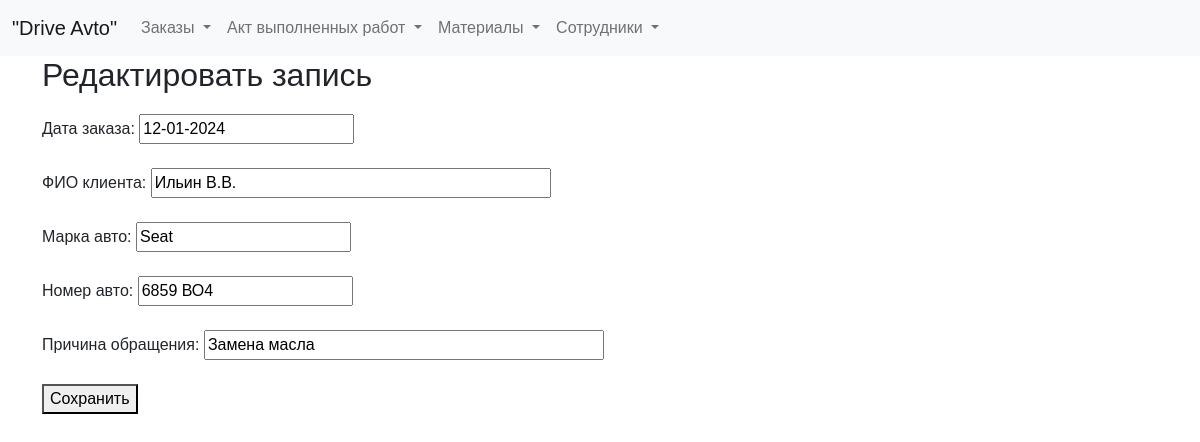
Screenshot of /edit_entry/3 with the database file from the repository.
### tables this page shows
CREATE TABLE log (
id integer PRIMARY KEY AUTOINCREMENT,
data_order text NOT NULL,
name_customer text NOT NULL,
brand_car text NOT NULL,
number_car text NOT NULL,
text_order text NOT NULL
);

### fcompany.py (the view)
@app.route('/edit_entry/<int:entry_id>', methods=['GET'])
def edit_entry(entry_id):
    entry_data = dbase.get_entry(entry_id)
    return render_template('edit_entry.html', title="Редактировать", entry_data=entry_data)

### FDataBase.py (called while the page is built)
    def get_entry(self, entry_id):
        sql = '''SELECT * FROM log WHERE id = ?'''
        try:
            self.__cur.execute(sql, (entry_id,))
            res = self.__cur.fetchone()
            if res:
                return dict(res)
        except Exception as e:
            print("Ошибка при получении записи из БД:", str(e))
        return None

### fcompany.py (called while the page is built)
def connect_db():  # общая функция для установления соединения с БД
    conn = sqlite3.connect(app.config['DATABASE'])
    conn.row_factory = sqlite3.Row  # записи будут представлены не в виде кортежей, а в виде словаря (для исп в шаблонах)
    return conn

def get_db():
    if not hasattr(g, 'link_db'):
        g.link_db = connect_db()
    return g.link_db

@app.before_request
def before_request():
    global dbase
    db = get_db()
    dbase = FDataBase(db)

### templates/edit_entry.html (shortened to what this page needs)
{% extends 'base.html' %}
{% block content %}
<h2>Редактировать запись</h2>
<form action="/save_entry/{{ entry_data.id }}" method="post" class="form-contact">
    <label for="data_order">Дата заказа:</label>
    <input type="text" id="data_order" name="data_order" value="{{ entry_data.data_order }}" class="form-contact" required ><br><br>
    <label for="name_customer">ФИО клиента:</label>
    <input type="text" id="name_customer" name="name_customer" value="{{ entry_data.name_customer }}" class="form-contact" style="width: 400px;" required ><br><br>
    <label for="brand_car">Марка авто:</label>
    <input type="text" id="brand_car" name="brand_car" value="{{ entry_data.brand_car }}" class="form-contact" required ><br><br>
    <label for="number_car">Номер авто:</label>
    <input type="text" id="number_car" name="number_car" value="{{ entry_data.number_car }}" class="form-contact" required ><br><br>
    <label for="text_order">Причина обращения:</label>
    <input type="text" id="text_order" name="text_order" value="{{ entry_data.text_order }}" class="form-contact" style="width: 400px;" required ><br><br>
    <button type="submit">Сохранить</button>
</form>
{% endblock %}

### static/css/styles.css (style rules this page uses)
html, body { font-family: 'Arial'; margin: 0; padding: 0; height: 100%; width: 100%; }
.form-contact label { display: inline-block; min-width: 80px; }

### rows the page displays
log: data_order "12-01-2024", name_customer "Ильин В.В.", brand_car "Seat", number_car "6859 ВО4", text_order "Замена масла"
